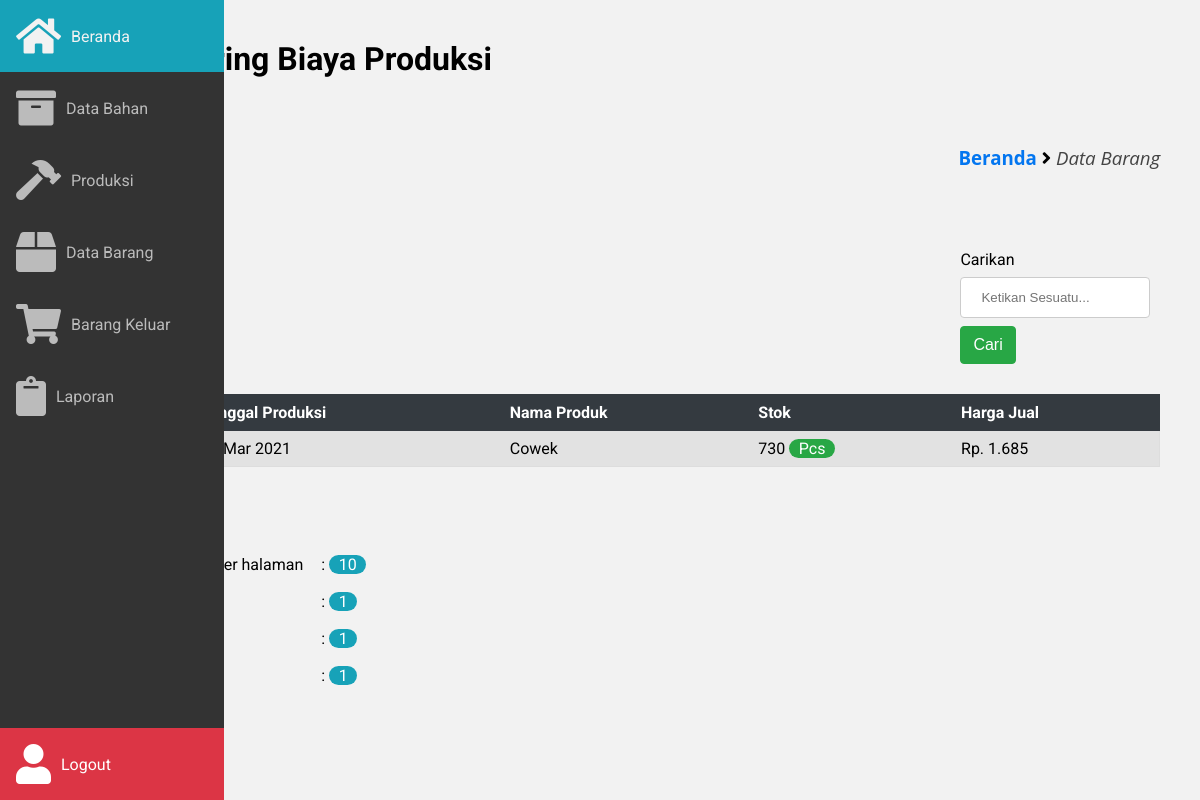
The page /frontend/data_barang/index.php (signed in) on the database its author committed.
### tables this page shows
CREATE TABLE `barang` (
  `id_barang` int(20) NOT NULL,
  `nama_barang` varchar(100) NOT NULL,
  `stok_barang` int(200) NOT NULL,
  `satuan_stok_barang` varchar(100) NOT NULL,
  `untung_barang` int(100) NOT NULL,
  `harga_jual_item` int(20) NOT NULL,
  `produksi_id` varchar(200) NOT NULL,
  `tanggal_produksi` date NOT NULL
);

CREATE TABLE `produksi` (
  `id_produksi` int(12) NOT NULL,
  `nama_produk` varchar(100) NOT NULL,
  `stok_produk` int(12) NOT NULL,
  `satuan_stok_produk` varchar(100) NOT NULL,
  `untung_produk` int(12) NOT NULL,
  `harga_jual` int(20) NOT NULL,
  `tgl_produksi` date NOT NULL
);

### frontend/data_barang/index.php (the view, shortened to what this page needs)
<!DOCTYPE html>
<html lang="pt-BR">
	<head>
		<link rel="stylesheet" href="https://pro.fontawesome.com/releases/v5.10.0/css/all.css"/>
		<link
			rel="stylesheet"
			href="https://cdn.materialdesignicons.com/4.9.95/css/materialdesignicons.min.css"
		/>
		<link rel="stylesheet" href="../../assets/css/main.css" />
		<link rel="stylesheet" href="../../assets/css/style.css" />
		<link rel="stylesheet" href="../../assets/css/sidebar.css" />
	</head>
	<body>
		<?php
			include '../../database/koneksi.php';
			include '../layout/sidebar.php';
		?>
		<main class="main">
			<section>
				<h2>Monitoring Biaya Produksi</h2>
				<h3>Data Barang</h3>
				<div class="breadcrumb">
					<h3>
						<a href="../../beranda.php?page=beranda">Beranda</a> <i class="fa fa-angle-right"></i>
						<span class="akhir-link-breadcrumb">Data Barang</span>
					</h3>
				</div>
				<div class="container">
					<div class="baris">
						<div class="kolom-100">
							<div class="table-box">
								<div class="kolom-20 float-left">
								</div>
								<div class="kolom-20 float-right margin-20-0">
									<form action="cari.php?page=databarang" method="post">
										<label>Carikan</label>
										<input type="text" name="cari" class="form" placeholder="Ketikan Sesuatu...">
										<input type="submit" name="btncari" value="Cari" class="tmbl tmbl-hijau">
									</form>
								</div>
								<table class="table-responsive">
									<tr class="thead-dark">
										<th>No</th>
										<th>Tanggal Produksi</th>
										<th>Nama Produk</th>
										<th>Stok</th>
										<th>Harga Jual</th>
									</tr>
									<?php
										$halaman = 10;
										$page    = isset($_GET["halaman"]) ? (int)$_GET["halaman"] :1;
										$result  = mysqli_query($host, "SELECT * FROM barang WHERE stok_barang != 0");
										$total   = mysqli_num_rows($result);
										$pages   = ceil($total/$halaman);
										$no    = 1;
										$sql   = "SELECT * FROM barang INNER JOIN produksi ON barang.produksi_id = produksi.id_produksi WHERE stok_barang != 0 ORDER BY nama_barang ASC";
										$query = mysqli_query($host, $sql);
										while ($data = mysqli_fetch_assoc($query) ) {
									?>
									<tr>
										<td><?= $no++ ?></td>
										<td><?= date('d M Y', strtotime($data['tgl_produksi'])) ?></td>
										<td><?= $data['nama_barang'] ?></td>
										<td>
											<?php
												if ($data['stok_barang'] >= 10) {
													echo number_format($data['stok_barang'],0,',','.') . " " . "<span class='lencana-radius lencana-hijau'>" . $data['satuan_stok_barang'] . "</span>" ;
												} elseif ($data['stok_barang'] >= 0) {
													echo "<span class='teks-merah'>" .  number_format($data['stok_barang'],0,',','.') . "</span>" . " " . "<span class='lencana-radius lencana-hijau'>" . $data['satuan_stok_barang'] . "</span>" ;
												} elseif ($data['stok_barang'] = 0) {
													echo "<span class='lencana-radius lencana-merah'>Stok Habis</span>";
												}
											?>
										</td>
										<td>
											<?php echo "Rp. " . number_format($data['harga_jual_item'],0,',','.') ?>
										</td>
									</tr>
									<?php } ?>
								</table>
							</div>
							<div class="penomoran">
								<?php
									for ($i=1; $i <= $pages ; $i++) {
								?>
									<a href="?halaman=<?php echo $i; ?>&page=databarang" class="tmbl tmbl-abu-abu margin-20-0">
										</a>
								<?php
									}
								?>
								<table style="margin-bottom: 50px;">
									<tr>
										<td>Jumlah data per halaman </td>
										<td>
											: <span class="lencana-radius lencana-info"><?php echo $halaman; ?></span>
										</td>
									</tr>
									<tr>
										<td>Total data</td>
										<td> : <span class="lencana-radius lencana-info"><?php echo $total; ?></span> </td>
									</tr>
									<tr>
										<td>Halaman ke</td>
										<td> : <span class="lencana-radius lencana-info"><?php echo $page; ?></span> </td>
									</tr>
									<tr>
										<td>Total halaman</td>
										<td> : <span class="lencana-radius lencana-info"><?php echo $pages; ?></span> </td>
									</tr>
								</table>
							</div>
						</div>
					</div>
				</div>
      </section>
		</main>
	</body>
</html>

### assets/css/main.css (style rules this page uses)
:root { --sidebar-width: 4.5em; }
body { margin: 0; padding: 0; font-family: 'Roboto'; }
* { outline: none; box-sizing: border-box; }
.main { margin-left: auto; margin-right: auto; max-width: 100%; padding: 1.5em 1.5em; }
.main h2 { font-size: 2em; margin-top: 0px; }
@media (min-width: 572px) { .main { margin-left: var(--sidebar-width); } }
@media (min-width: 992px) { .main { padding: 2.5em; } }

### assets/css/style.css (style rules this page uses)
body { background-color: #f2f2f2; }
.breadcrumb { text-align: right; font-family: open sans; margin-bottom: 50px; }
.akhir-link-breadcrumb { font-weight: 400; font-style: italic; color: #444; }
.breadcrumb a { color: #0376f0; }
.form { width: 100%; padding: 12px 20px; margin: 8px 0; display: inline-block; border: 1px solid #ccc; border-radius: 4px; box-sizing: border-box; }
.table-box { overflow-x:auto !important; }
.table-responsive { border-collapse: collapse; border-spacing: 0; width: 100%; border: 1px solid #ddd; }
.table-responsive .thead-dark { background-color: #343a40 !important; border: 1px solid #343a40; color: #ffffff; }
.table-responsive, th, td { text-align: left; padding: 8px; }
.table-responsive tr:nth-child(even) { background-color: #e2e2e2 !important }
.tmbl { display: inline-block; font-weight: 400; color: #212529; text-align: center; vertical-align: middle; cursor: pointer; -webkit-user-select: none; -moz-user-select: none; -ms-user-select: none; user-select: none; background-color: transparent; border: 1px solid transparent; padding: 0.375rem 0.75rem; font-size: 1rem; line-height: 1.5; border-radius: 0.25rem; transition: color 0.15s ease-in-out, background-color 0.15s ease-in-out, border-color 0.15s ease-in-out, box-shadow 0.15s ease-in-out; }
.tmbl-hijau { color: #fff; background-color: #28a745; border-color: #28a745; }
.tmbl-abu-abu { color: #fff; background-color: #6c757d; border-color: #6c757d; }
.lencana-hijau { color: #fff; background-color: #28a745; }
.lencana-info { color: #fff; background-color: #17a2b8; }
.lencana-radius { padding-right: 0.6em; padding-left: 0.6em; border-radius: 10rem; }
a { text-decoration: none; }
.container { width: 100%; padding-right: 15px; padding-left: 15px; margin-right: auto; margin-left: auto; }
.baris { display: -ms-flexbox; display: flex; -ms-flex-wrap: wrap; flex-wrap: wrap; margin-right: -15px; margin-left: -15px; }
.margin-20-0 { margin: 20px 0; }
@media screen and (min-width: 400px) { .container { max-width: 400px; } }
@media screen and (min-width: 400px) { .kolom-100 { width: 100% !important; } }
@media screen and (min-width: 400px) { .kolom-20 { padding: 10px; width: 100% !important; } }
@media screen and (min-width: 400px) { .float-right { float: right !important; } }
@media screen and (min-width: 400px) { .float-left { float: left !important; } }
@media (min-width: 576px) { .container { max-width: 540px; } }
@media (min-width: 768px) { .container { max-width: 720px; } }
@media (min-width: 992px) { .container { max-width: 960px; } }
@media (min-width: 1200px) { .container { max-width: 1140px; } }
@media (min-width: 1200px) { .kolom-100 { width: 100% !important; } }
@media (min-width: 1200px) { .kolom-20 { padding: 10px; width: 20% !important; } }
@media (min-width: 1200px) { .float-right { float: right !important; } }
@media (min-width: 1200px) { .float-left { float: left !important; } }

### rows shown on the page
barang: produksi.tgl_produksi "22 Mar 2021", nama_barang "Cowek", stok_barang "730", satuan_stok_barang "Pcs", harga_jual_item "1.685"

### other values the page prints
$halaman "10"
$total "1"
$page "1"
$pages "1"
